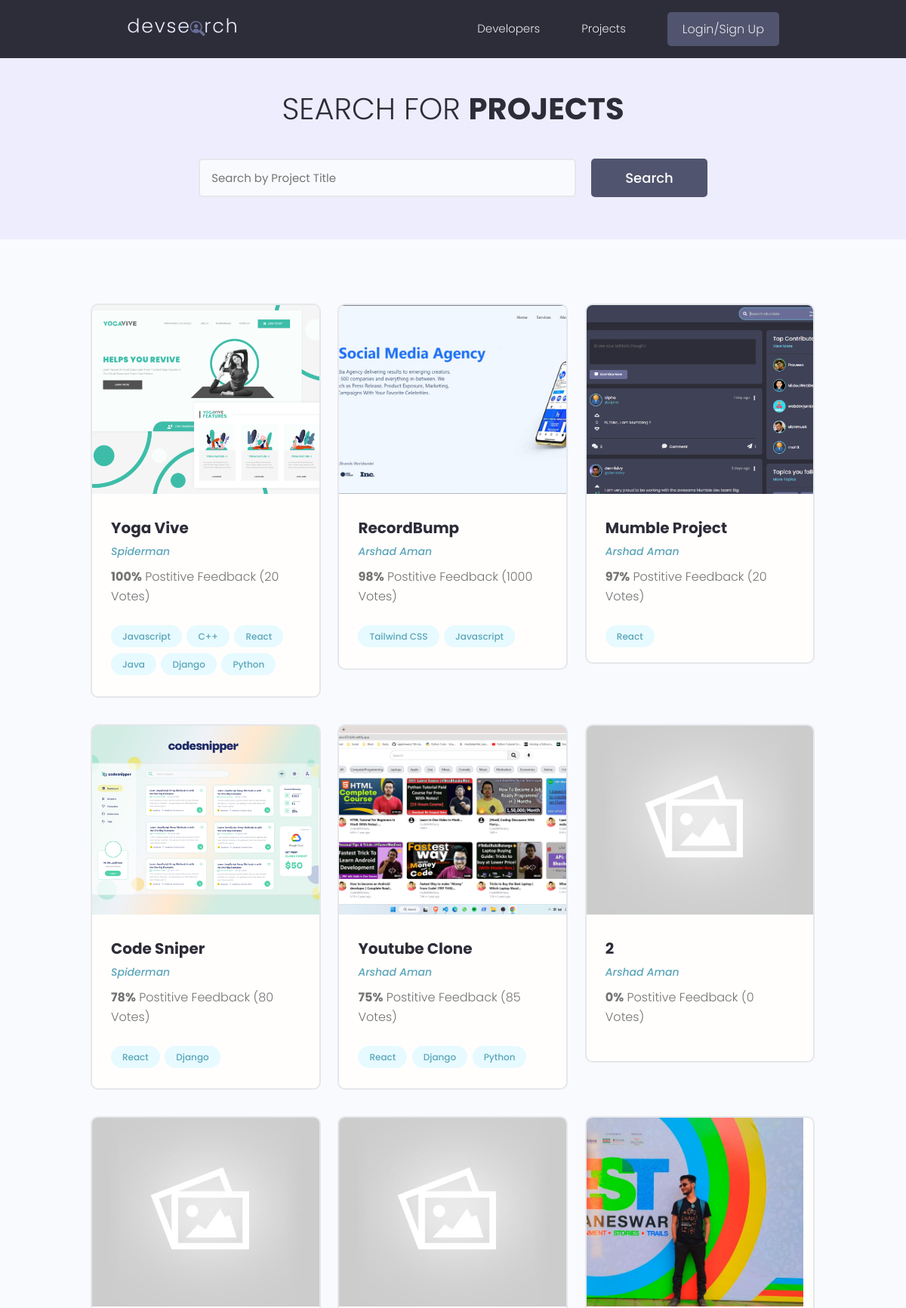
The page /projects/ (upper part) on the database as committed earlier.
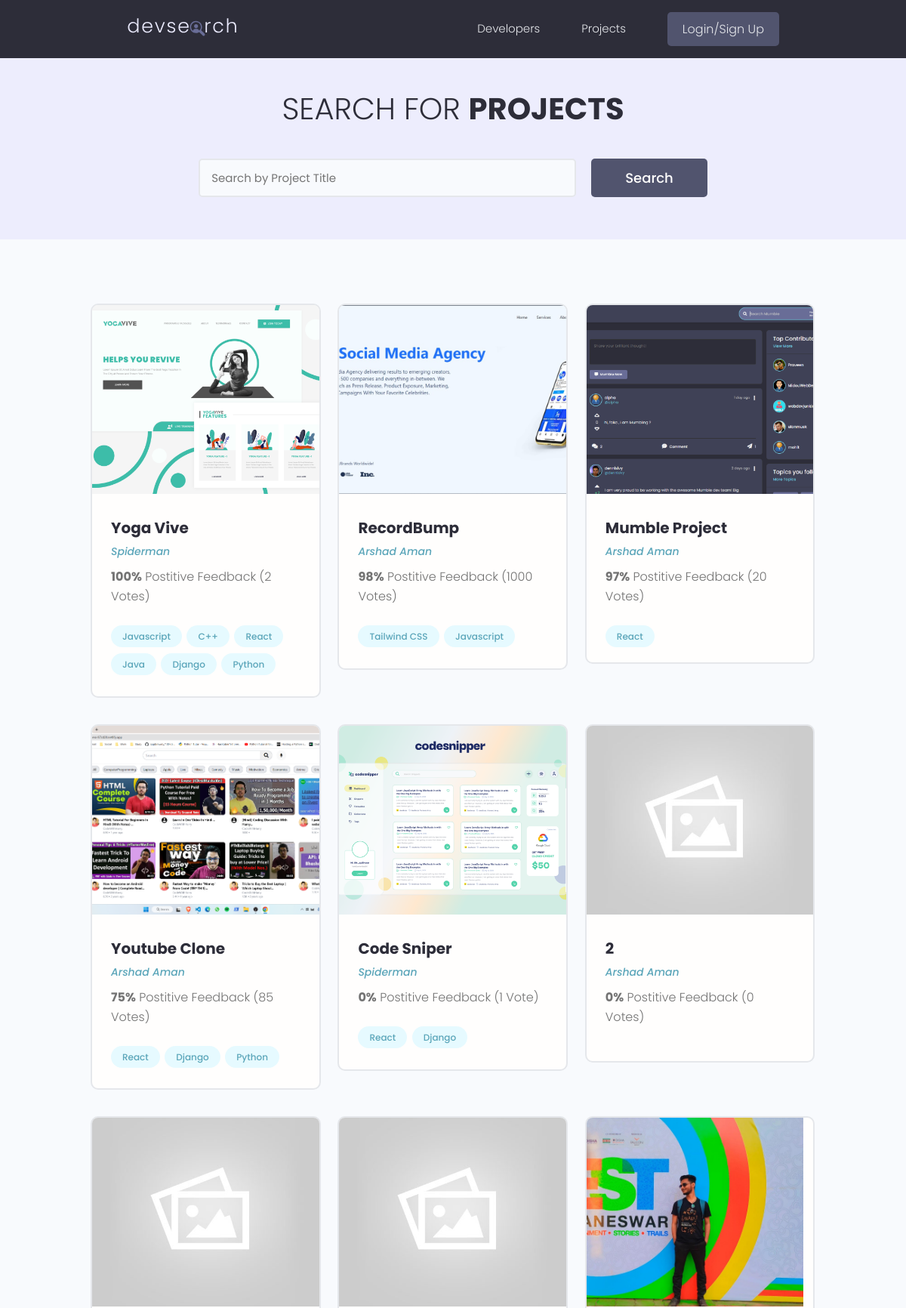
The same page on the database as committed later.
### projects/models.py (models this page shows, shortened)
class Project(models.Model):
    owner = models.ForeignKey(Profile, null=True, blank=True, on_delete=models.CASCADE)
    title = models.CharField(max_length=200)
    desc = models.TextField(null= True, blank=True)
    featured_image = models.ImageField(null=True, blank = True, default = "default.jpg")
    demo_link = models.CharField(max_length=2000, blank=True, null=True)
    source_link = models.CharField(max_length=2000, blank=True, null=True)
    tags = models.ManyToManyField('Tag', blank=True)
    vote_total = models.IntegerField(default=0, null=True, blank=True)
    vote_ratio = models.IntegerField(default=0, null=True, blank=True)
    created = models.DateTimeField(auto_now_add=True)
    id = models.UUIDField(default=uuid.uuid4, unique=True, primary_key=True, editable=False)
    class Meta:
        ordering = ['-vote_ratio', '-vote_total', 'title']

class Tag(models.Model):
    name = models.CharField(max_length=200)
    created = models.DateTimeField(auto_now_add=True)
    id = models.UUIDField(default=uuid.uuid4, unique=True, primary_key=True, editable=False)
    def __str__(self) -> str:
        return self.name

### users/models.py (models this page shows, shortened)
class Profile(models.Model):
    user = models.OneToOneField(User, on_delete=models.CASCADE, null=True, blank=True)
    name = models.CharField(max_length=200, blank=True, null=True)
    username = models.CharField(max_length=200, blank=True, null=True, unique=True)
    location = models.CharField(max_length=200, blank=True, null=True)
    email = models.EmailField(max_length=500, blank=True, null=True)
    short_intro = models.CharField(max_length=200, blank=True, null=True)
    bio = models.TextField(blank=True, null=True)
    profile_image = models.ImageField(blank=True, null=True, upload_to = 'profiles/', default= 'profiles/user-default.png')
    social_github = models.CharField(max_length=200, blank=True, null=True)
    social_twitter = models.CharField(max_length=200, blank=True, null=True)
    social_instagram = models.CharField(max_length=200, blank=True, null=True)
    social_website = models.CharField(max_length=200, blank=True, null=True)
    social_linkedin = models.CharField(max_length=200, blank=True, null=True)
    id = models.UUIDField(default=uuid.uuid4, unique=True, primary_key=True, editable=False)
    created = models.DateTimeField(auto_now_add=True)

### projects/views.py (the view)
# urls.py: path('projects/', views.getProjects.as_view()),
def projects(request):
    projects,search_query = searchProject(request)
    custom_range, projects = paginate(request, projects, 10)
    context = {'projects': projects, 'search_query': search_query,'custom_range':custom_range}
    return render(request, 'projects/projects.html', context)

### projects/utils.py (called while the page is built)
def searchProject(request):
    search_query = ''
    if request.GET.get('search_query'):
        search_query = request.GET.get('search_query')
    tags = Tag.objects.filter(name__iexact=search_query)
    owner = Profile.objects.filter(name__icontains=search_query)
    projects = Project.objects.distinct().filter(Q(title__icontains=search_query) | Q(tags__in = tags) | Q(owner__in = owner))
    return projects, search_query

def paginate(request, query_set, results):
    page = request.GET.get('page')
    paginator = Paginator(query_set, results)
    try:
        query_set = paginator.page(page)
    except PageNotAnInteger:
        page = 1
        query_set = paginator.page(page)
    except EmptyPage:
        page = paginator.num_pages
        query_set = paginator.page(page)
    leftRange = int(page) - 4
    if leftRange < 1:
        leftRange = 1
    rightRange = int(page)+5
    if rightRange > paginator.num_pages:
        rightRange = paginator.num_pages+1
    custom_range = range(leftRange, rightRange)
    return custom_range, query_set

### projects/templates/projects/projects.html (shortened to what this page needs)
{% extends 'main.html' %}
{% block content %}
  <main class="projects">
    <section class="hero-section text-center">
      <div class="container container--narrow">
        <div class="hero-section__box">
          <h2>Search for <span>Projects</span></h2>
        </div>
        <div class="hero-section__search">
          <form class="form" action="" method="get" id="searchForm">
            <div class="form__field">
              <input class="input input--text" id="formInput#search" type="text" name="search_query"
                placeholder="Search by Project Title" value = "{{search_query}}" />
            </div>
            <input class="btn btn--sub btn--lg" type="submit" value="Search" />
          </form>
        </div>
      </div>
    </section>
    <section class="projectsList">
      <div class="container">
        <div class="grid grid--three">
        {% if projects.count == 0 %}
          <h1>Sorry We don't have any such project in our database</h1>
        {% else %}
        {% for pro in projects %}
          <div class="column">
            <div class="card project">
              <a href="{% url 'project' pro.id %}" class="project">
                <img class="project__thumbnail" src="{{pro.featured_image.url}}" alt="project thumbnail" />
                <div class="card__body">
                  <h3 class="project__title">{{pro.title}}</h3>
                  <p><a class="project__author" href="{% url 'project' pro.id %}">{{pro.owner.name}}</a></p>
                  <p class="project--rating">
                    <span style="font-weight: bold;">{{pro.vote_ratio}}%</span> Postitive
                    Feedback ({{pro.vote_total}} Vote{{pro.vote_total|pluralize:"s"}})
                  </p>
                  <div class="project__tags">
                    {% for tag in pro.tags.all %}
                    <span class="tag tag--pill tag--main">
                      <small>{{tag}}</small>
                    </span>
                    {% endfor %}
                  </div>
                </div>
              </a>
            </div>
          </div>
          {% endfor %}
          {% endif %}
        </div>
      </div>
    </section>
  </main>
{% endblock %}

Rows that differ between the two databases and show on the page:
changed Project "Yoga Vive": vote_total "20" → "2"
shown differently, row unchanged: Project "Youtube Clone": moves up the list
changed Project "Code Sniper": vote_ratio "78" → "0"; vote_total "80" → "1"
